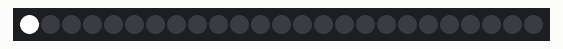
Bench run of a program on a simulated MicroPython board. Shown: 25 RGB LEDs in strip order, left to right. Dim RGB values are drawn brighter than linear.

Above: at 0.01 s.
At 10.2 s:
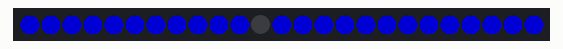

Measured:
- by itself, everything shown: repeats every 9.5 s, in 144 steps

The program:

neopixel_M5ATOM.py
```python
import machine, neopixel, time
np = neopixel.NeoPixel(machine.Pin(27), 25)

n = np.n

    # cycle
for i in range(4 * n):
    for j in range(n):
        np[j] = (0, 0, 0)
    np[i % n] = (255, 255, 255)
    np.write()
    time.sleep_ms(25)

    # bounce
    for i in range(4 * n):
        for j in range(n):
            np[j] = (0, 0, 128)
        if (i // n) % 2 == 0:
            np[i % n] = (0, 0, 0)
        else:
            np[n - 1 - (i % n)] = (0, 0, 0)
        np.write()
        time.sleep_ms(60)

    # fade in/out
    for i in range(0, 4 * 256, 8):
        for j in range(n):
            if (i // 256) % 2 == 0:
                val = i & 0xff
            else:
                val = 255 - (i & 0xff)
            np[j] = (val, 0, 0)
        np.write()

    # clear
    for i in range(n):
        np[i] = (0, 0, 0)
    np.write()
```
